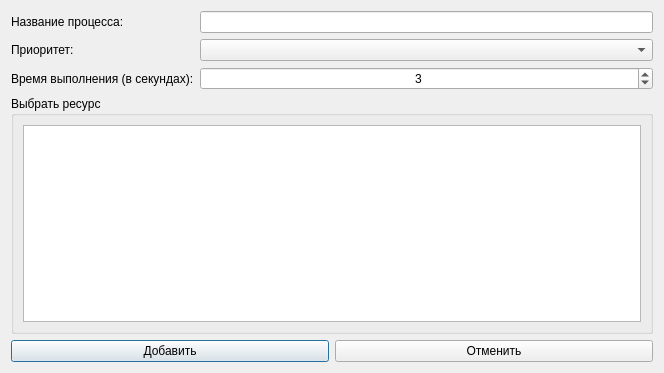
<?xml version="1.0" encoding="UTF-8"?>
<ui version="4.0">
 <class>TaskDialog</class>
 <widget class="QDialog" name="TaskDialog">
  <property name="geometry">
   <rect>
    <x>0</x>
    <y>0</y>
    <width>664</width>
    <height>373</height>
   </rect>
  </property>
  <property name="windowTitle">
   <string>Добавить процесс</string>
  </property>
  <layout class="QGridLayout" name="gridLayout_2">
   <item row="0" column="1">
    <layout class="QGridLayout" name="gridLayout">
     <item row="3" column="1">
      <layout class="QGridLayout" name="gridLayout_4">
       <item row="1" column="0">
        <widget class="QLabel" name="label_2">
         <property name="text">
          <string>Приоритет:</string>
         </property>
        </widget>
       </item>
       <item row="1" column="1">
        <widget class="QComboBox" name="cmbTaskPriority"/>
       </item>
       <item row="2" column="0">
        <widget class="QLabel" name="label_3">
         <property name="text">
          <string>Время выполнения (в секундах):</string>
         </property>
        </widget>
       </item>
       <item row="0" column="0">
        <widget class="QLabel" name="label">
         <property name="text">
          <string>Название процесса:</string>
         </property>
        </widget>
       </item>
       <item row="0" column="1">
        <widget class="QLineEdit" name="edtTaskName"/>
       </item>
       <item row="2" column="1">
        <widget class="QSpinBox" name="spbTaskTime">
         <property name="alignment">
          <set>Qt::AlignCenter</set>
         </property>
         <property name="minimum">
          <number>1</number>
         </property>
         <property name="maximum">
          <number>300</number>
         </property>
         <property name="value">
          <number>3</number>
         </property>
        </widget>
       </item>
      </layout>
     </item>
     <item row="8" column="1">
      <layout class="QGridLayout" name="gridLayout_6">
       <item row="0" column="1">
        <widget class="QPushButton" name="btnAdd">
         <property name="text">
          <string>Добавить</string>
         </property>
        </widget>
       </item>
       <item row="0" column="2">
        <widget class="QPushButton" name="btnCancel">
         <property name="text">
          <string>Отменить</string>
         </property>
        </widget>
       </item>
      </layout>
     </item>
     <item row="4" column="1">
      <widget class="QGroupBox" name="groupBox">
       <property name="title">
        <string>Выбрать ресурс</string>
       </property>
       <layout class="QGridLayout" name="gridLayout_3">
        <item row="0" column="0">
         <widget class="QListWidget" name="lstAvailableResources">
          <property name="selectionMode">
           <enum>QAbstractItemView::MultiSelection</enum>
          </property>
          <property name="sortingEnabled">
           <bool>false</bool>
          </property>
         </widget>
        </item>
       </layout>
      </widget>
     </item>
    </layout>
   </item>
  </layout>
 </widget>
 <resources/>
 <connections>
  <connection>
   <sender>btnAdd</sender>
   <signal>clicked()</signal>
   <receiver>TaskDialog</receiver>
   <slot>accept()</slot>
   <hints>
    <hint type="sourcelabel">
     <x>113</x>
     <y>108</y>
    </hint>
    <hint type="destinationlabel">
     <x>219</x>
     <y>65</y>
    </hint>
   </hints>
  </connection>
  <connection>
   <sender>btnCancel</sender>
   <signal>clicked()</signal>
   <receiver>TaskDialog</receiver>
   <slot>reject()</slot>
   <hints>
    <hint type="sourcelabel">
     <x>325</x>
     <y>108</y>
    </hint>
    <hint type="destinationlabel">
     <x>219</x>
     <y>65</y>
    </hint>
   </hints>
  </connection>
 </connections>
</ui>
